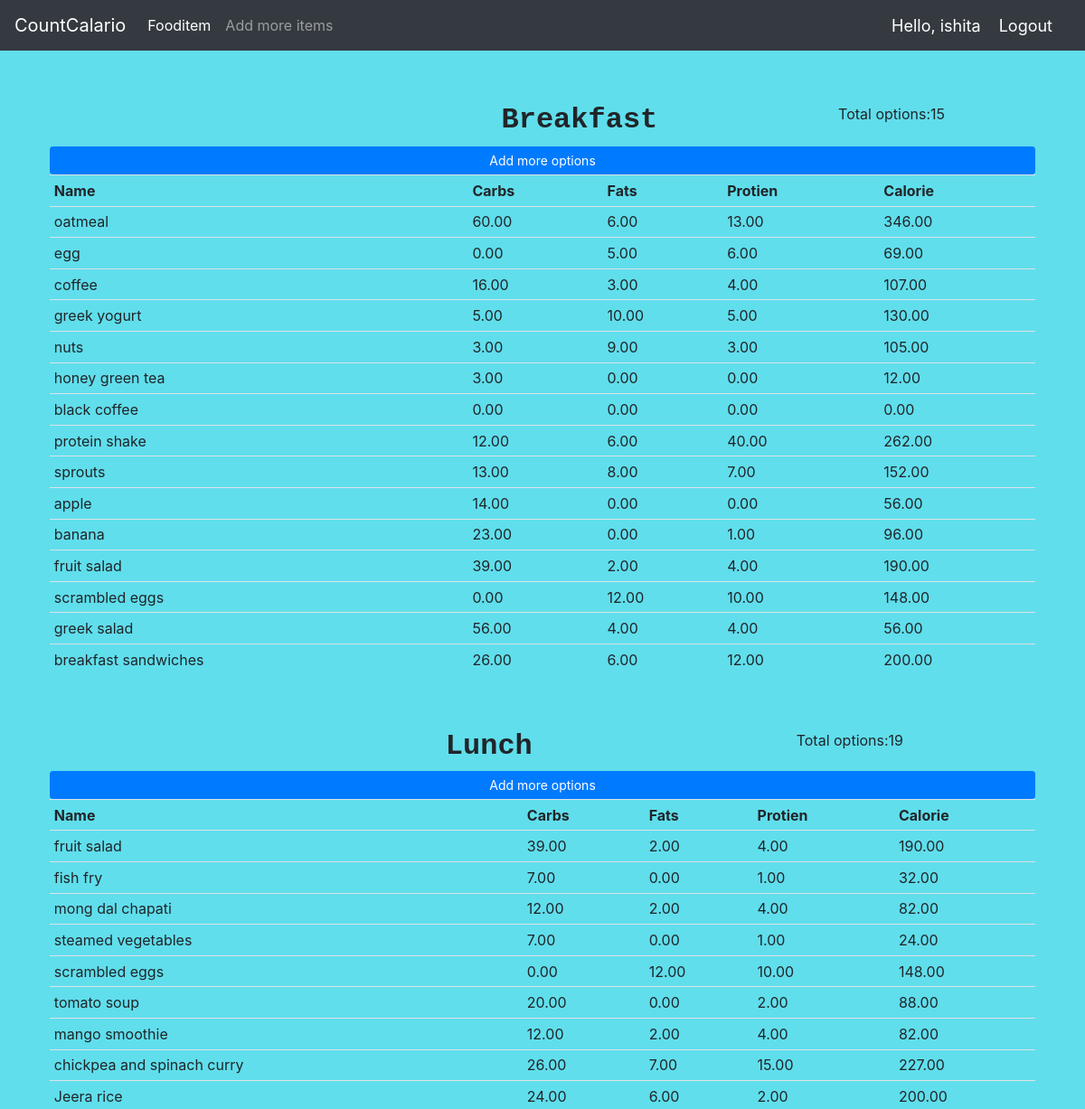
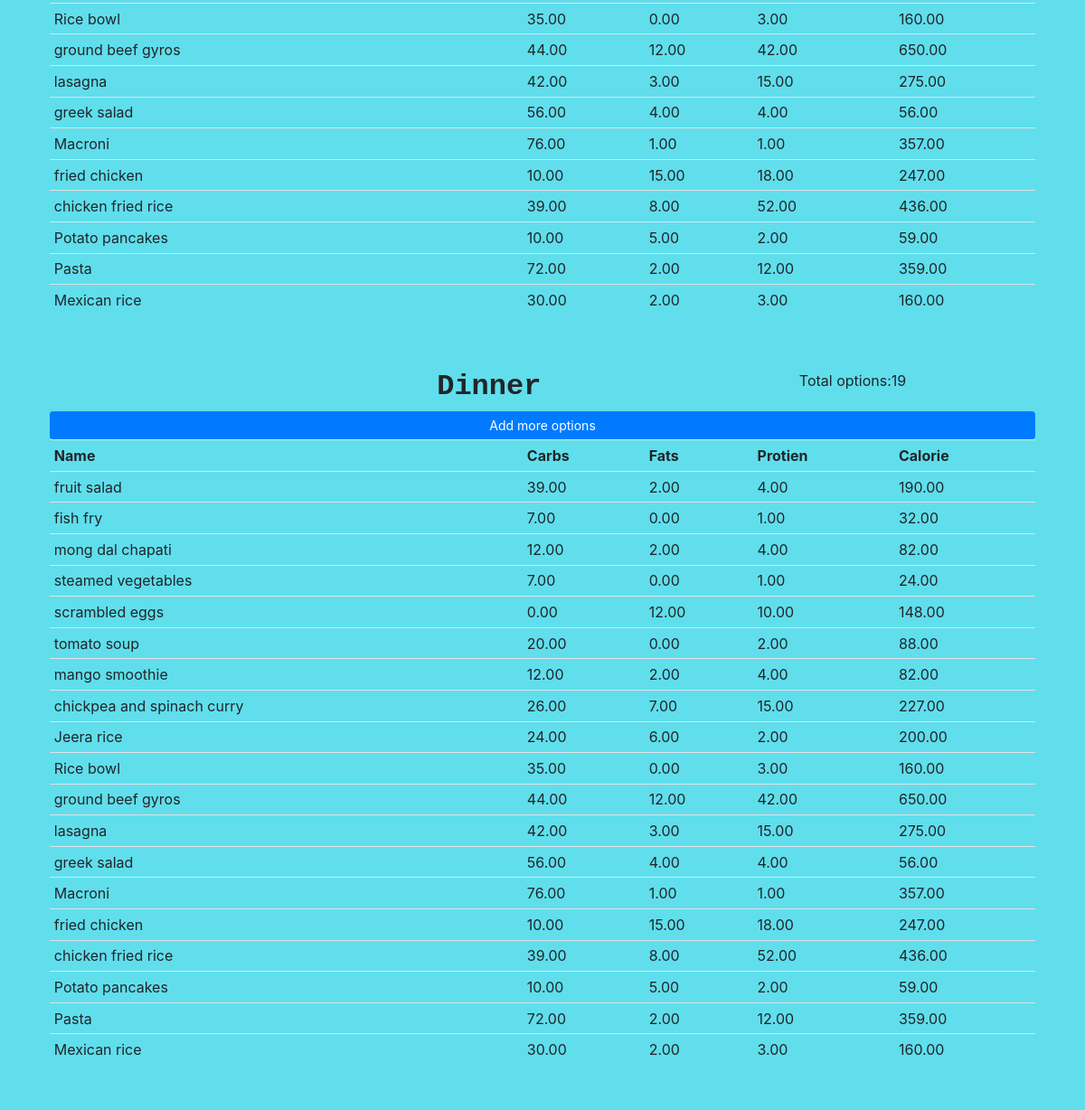
/product/ (signed in), run on the app's committed database (2 pictures, top to bottom).
### Fityfeed/models.py (models this page shows, shortened)
class Fooditem(models.Model):
    name = models.CharField(max_length=200)
    category = models.ManyToManyField(Category)
    carbohydrate = models.DecimalField(max_digits=5,decimal_places=2,default=0)
    fats = models.DecimalField(max_digits=5,decimal_places=2,default=0)
    protein = models.DecimalField(max_digits=5,decimal_places=2,default=0)
    calorie=models.DecimalField(max_digits=5,decimal_places=2,default=0,blank=True)
    quantity = models.IntegerField(default=1,null=True,blank=True)

### Fityfeed/decorators.py (the view)
        def wrapper_func(request,*args,**kwargs):
            group=None
            if request.user.groups.exists():
                group=request.user.groups.all()[0].name
            if group in allowed_roles:
                return view_func(request,*args,**kwargs)
            else:
                return HttpResponse("<h1>You are not allowed to access this page</h1>")

### Fityfeed/views.py (called while the page is built)
@login_required(login_url='login')
@allowed_users(allowed_roles=['admin'])
def fooditem(request):
    breakfast=Category.objects.filter(name='breakfast')[0].fooditem_set.all()
    bcnt=breakfast.count()
    lunch=Category.objects.filter(name='lunch')[0].fooditem_set.all()
    lcnt=lunch.count()
    dinner=Category.objects.filter(name='dinner')[0].fooditem_set.all()
    dcnt=dinner.count()
    snacks=Category.objects.filter(name='snacks')[0].fooditem_set.all()
    scnt=snacks.count()
    context={'breakfast':breakfast,
              'bcnt':bcnt,
              'lcnt':lcnt,
              'scnt':scnt,
              'dcnt':dcnt,
              'lunch':lunch,
              'dinner':dinner,
              'snacks':snacks,
            }
    return render(request,'fooditem.html',context)

### Fityfeed/templates/fooditem.html
{% extends 'main.html' %}
{% load static%}
{% block content %}
    <div class="flex-box-row">
        <br>
        <br>
        <p class="text-info">
        <h5 id="heading">Breakfast</h5>
        <h7>Total options:{{bcnt}}</h7>
            <a class="btn btn-primary  btn-sm btn-block" href="{% url 'createfooditem' %}">Add more options</a>
            <table class="table table-sm">
                <tr>
                    <p class="text-info">
                    <th>Name</th>
                    <th>Carbs</th>
                    <th>Fats</th>
                    <th>Protien</th>
                    <th>Calorie</th>
                </tr>
               {% for items in breakfast %}
                <tr>
                    <td>{{items.name}} </td>
                    <td>{{items.carbohydrate}} </td>
                    <td>{{items.fats}} </td>
                    <td>{{items.protein}} </td>
                    <td>{{items.calorie}} </td>
                    </tr>
                {% endfor %}
            </table>
    </div>
    <br>
    <div class="flex-box-row">
        <p class="text-info">
        <h5 id="heading">Lunch</h5>
        <h7>Total options:{{lcnt}}</h7>
            <a class="btn btn-primary  btn-sm btn-block" href="{% url 'createfooditem' %}">Add more options</a>
            <table class="table table-sm">
                <tr>
                    <p class="text-info">
                    <th>Name</th>
                    <th>Carbs</th>
                    <th>Fats</th>
                    <th>Protien</th>
                    <th>Calorie</th>
                </tr>
               {% for items in lunch %}
                <tr>
                    <td>{{items.name}} </td>
                    <td>{{items.carbohydrate}} </td>
                    <td>{{items.fats}} </td>
                    <td>{{items.protein}} </td>
                    <td>{{items.calorie}} </td>
                    </tr>
                {% endfor %}
            </table>
    </div>
    <br>
    <div class="flex-box-row">
        <p class="text-info">
        <h5 id="heading">Dinner</h5>
        <h7>Total options:{{dcnt}}</h7>
            <a class="btn btn-primary  btn-sm btn-block" href="{% url 'createfooditem' %}">Add more options</a>
            <table class="table table-sm">
                <tr>
                    <p class="text-info">
                    <th>Name</th>
                    <th>Carbs</th>
                    <th>Fats</th>
                    <th>Protien</th>
                    <th>Calorie</th>
                </tr>
               {% for items in dinner %}
                <tr>
                    <td>{{items.name}} </td>
                    <td>{{items.carbohydrate}} </td>
                    <td>{{items.fats}} </td>
                    <td>{{items.protein}} </td>
                    <td>{{items.calorie}} </td>
                    </tr>
                {% endfor %}
            </table>
    </div>
    <br>
</div>
{% endblock %}

### Fityfeed/templates/navbar.html (shortened to what this page needs)
{% load static%}
<nav class="navbar navbar-expand-lg navbar-dark bg-dark">
    <a class="navbar-brand" href="{% url 'home' %}">CountCalario</a>
    <div class="collapse navbar-collapse" id="navbarSupportedContent">
    {% if request.user.is_staff %}
      <ul class="navbar-nav mr-auto">
        <li class="nav-item active">
          <a class="nav-link" href="{% url 'fooditem' %}">Fooditem<span class="sr-only">(current)</span></a>
        </li>
        <li class="nav-item">
          <a class="nav-link" href="{% url 'createfooditem' %}">Add more items</a>
        </li>
      </ul>
    {% endif %}
    </div>
    <span class="hello-msg">Hello, {{request.user}}</span>
    <span ><a  class="hello-msg" href="{% url 'logout' %}">Logout</a></span>
  </nav>

### static/css/main.css (style rules this page uses)
.flex-box-row { display:flex; padding : 10px; flex-wrap: wrap; justify-content: space-around; }
#heading { text-shadow: rgb(41, 208, 238); font-family: 'Courier New', Courier, monospace; font-weight: 550; font-size: xx-large; text-align: left; }
body, html { margin: 0; padding: 0; height: 100%; background-color: rgb(225, 193, 249); }

### Fityfeed/templates/navbar.html (style rules this page uses)
.hello-msg { font-size: 18px; color: #fff; margin-right: 20px; }

### Fityfeed/templates/main.html (style rules this page uses)
html,body { background-color:rgb(96, 222, 236); }
.flex-box-row , .card card-body ,.table table-sm { display:flex; padding : 10px; flex-wrap: wrap; justify-content: space-around; background-color:rgb(96, 222, 236); }
#heading { text-shadow: rgb(41, 208, 238); font-family: 'Courier New', Courier, monospace; font-weight: 550; font-size: xx-large; text-align: left; }

### data on the page
Fooditem: name "oatmeal", carbohydrate "60.00", fats "6.00", protein "13.00", calorie "346.00"
Fooditem: name "egg", carbohydrate "0.00", fats "5.00", protein "6.00", calorie "69.00"
Fooditem: name "coffee", carbohydrate "16.00", fats "3.00", protein "4.00", calorie "107.00"
Fooditem: name "greek yogurt", carbohydrate "5.00", fats "10.00", protein "5.00", calorie "130.00"
Fooditem: name "nuts", carbohydrate "3.00", fats "9.00", protein "3.00", calorie "105.00"
Fooditem: name "honey green tea", carbohydrate "3.00", fats "0.00", protein "0.00", calorie "12.00"
Fooditem: name "black coffee", carbohydrate "0.00", fats "0.00", protein "0.00", calorie "0.00"
Fooditem: name "protein shake", carbohydrate "12.00", fats "6.00", protein "40.00", calorie "262.00"
Fooditem: name "sprouts", carbohydrate "13.00", fats "8.00", protein "7.00", calorie "152.00"
Fooditem: name "apple", carbohydrate "14.00", fats "0.00", protein "0.00", calorie "56.00"
Fooditem: name "banana", carbohydrate "23.00", fats "0.00", protein "1.00", calorie "96.00"
Fooditem: name "fruit salad", carbohydrate "39.00", fats "2.00", protein "4.00", calorie "190.00"
Fooditem: name "scrambled eggs", carbohydrate "0.00", fats "12.00", protein "10.00", calorie "148.00"
Fooditem: name "greek salad", carbohydrate "56.00", fats "4.00", protein "4.00", calorie "56.00"
Fooditem: name "breakfast sandwiches", carbohydrate "26.00", fats "6.00", protein "12.00", calorie "200.00"
Fooditem: name "fish fry", carbohydrate "7.00", fats "0.00", protein "1.00", calorie "32.00"
Fooditem: name "mong dal chapati", carbohydrate "12.00", fats "2.00", protein "4.00", calorie "82.00"
Fooditem: name "steamed vegetables", carbohydrate "7.00", fats "0.00", protein "1.00", calorie "24.00"
Fooditem: name "tomato soup", carbohydrate "20.00", fats "0.00", protein "2.00", calorie "88.00"
Fooditem: name "mango smoothie", carbohydrate "12.00", fats "2.00", protein "4.00", calorie "82.00"
Fooditem: name "chickpea and spinach curry", carbohydrate "26.00", fats "7.00", protein "15.00", calorie "227.00"
Fooditem: name "Jeera rice", carbohydrate "24.00", fats "6.00", protein "2.00", calorie "200.00"
Fooditem: name "Rice bowl", carbohydrate "35.00", fats "0.00", protein "3.00", calorie "160.00"
Fooditem: name "ground beef gyros", carbohydrate "44.00", fats "12.00", protein "42.00", calorie "650.00"
Fooditem: name "lasagna", carbohydrate "42.00", fats "3.00", protein "15.00", calorie "275.00"
Fooditem: name "Macroni", carbohydrate "76.00", fats "1.00", protein "1.00", calorie "357.00"
Fooditem: name "fried chicken", carbohydrate "10.00", fats "15.00", protein "18.00", calorie "247.00"
Fooditem: name "chicken fried rice", carbohydrate "39.00", fats "8.00", protein "52.00", calorie "436.00"
Fooditem: name "Potato pancakes", carbohydrate "10.00", fats "5.00", protein "2.00", calorie "59.00"
Fooditem: name "Pasta", carbohydrate "72.00", fats "2.00", protein "12.00", calorie "359.00"
Fooditem: name "Mexican rice", carbohydrate "30.00", fats "2.00", protein "3.00", calorie "160.00"

### other printed values
{{ request.user }} "ishita"
{{ bcnt }} "15"
{{ lcnt }} "19"
{{ dcnt }} "19"
